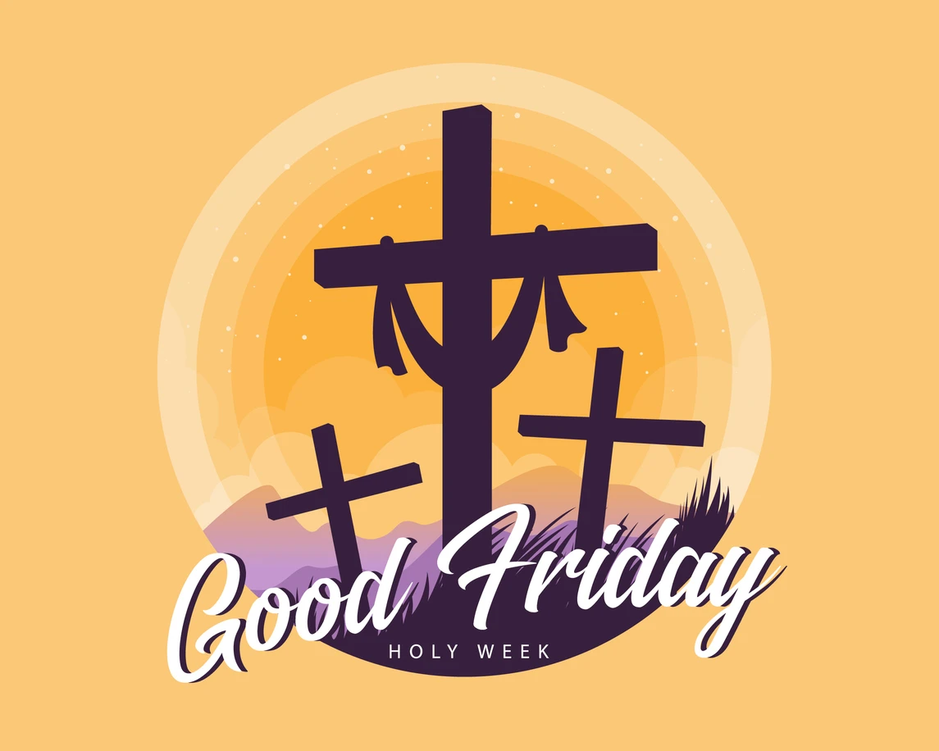
#> input picture sample.png, 939 x 751 px, shrunk from 1145 x 916 before the run
$ python image_encryption_tool.py encrypt sample.png out.png
#> lines starting #> are read from the running program, lines starting #| are printed output that depends on the picture
#> in encrypt_image, img is the input picture: PIL image 939x751 RGB; mean R, G, B 224.1, 177.7, 115.8
from PIL import Image
import numpy as np
import argparse


def xor_cipher(data: np.ndarray, key: int) -> np.ndarray:
    """
    Apply XOR cipher to the image data with a single-byte key.
    """
#> called with key = 123
    return data ^ key
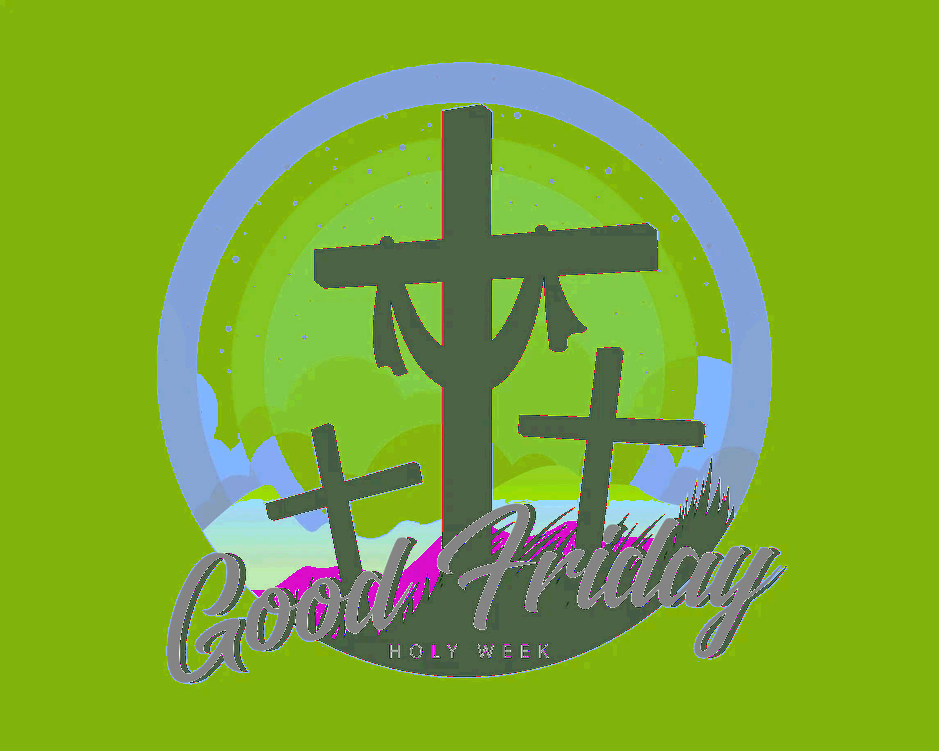
#> returned value: shape (751, 939, 3); mean of channels 0, 1, 2 123.9, 168, 51.1; drawn as R, G, B


def swap_pixels(data: np.ndarray, seed: int) -> np.ndarray:
    """
    Swap pixels in a deterministic way using a seed.
    """
#> called with seed = 42
    rng = np.random.default_rng(seed)
    flat = data.reshape(-1, data.shape[-1])
    indices = np.arange(flat.shape[0])
    rng.shuffle(indices)
    shuffled = flat[indices]
    return shuffled.reshape(data.shape)
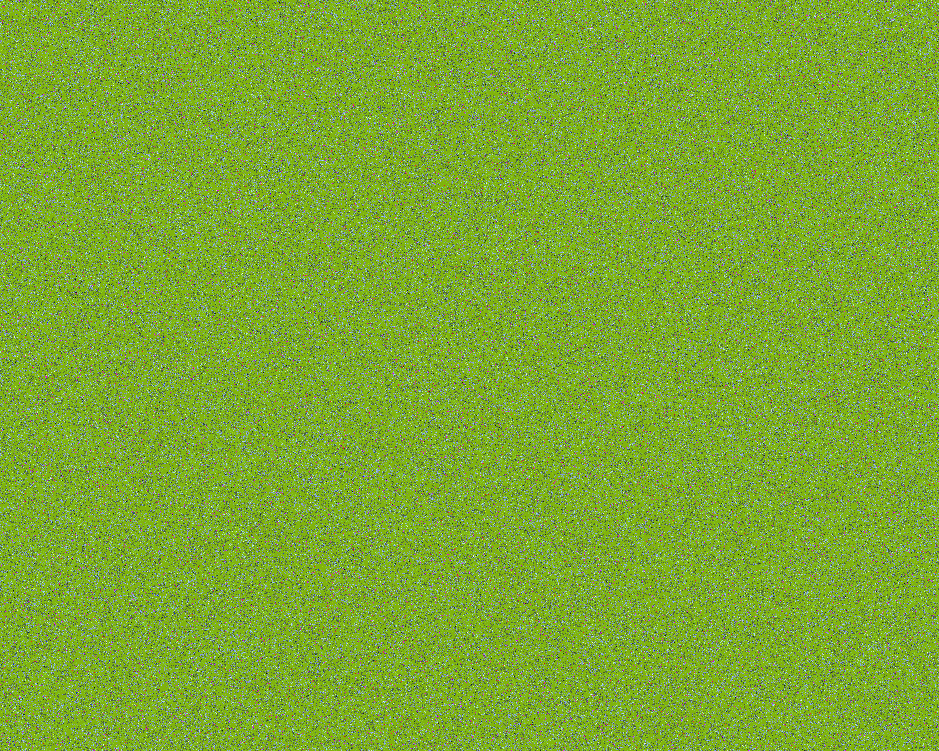
#> returned value: shape (751, 939, 3); mean of channels 0, 1, 2 123.9, 168, 51.1; drawn as R, G, B


def encrypt_image(input_path: str, output_path: str, key: int, seed: int):
    img = Image.open(input_path)
    data = np.array(img)

    # Step 1: XOR cipher
    xored = xor_cipher(data, key)
    # Step 2: Pixel swapping
    encrypted = swap_pixels(xored, seed)

    enc_img = Image.fromarray(encrypted.astype('uint8'))
    enc_img.save(output_path)
    print(f"Encrypted image saved to {output_path}")


def decrypt_image(input_path: str, output_path: str, key: int, seed: int):
    img = Image.open(input_path)
    data = np.array(img)

    # Reverse pixel swapping
    rng = np.random.default_rng(seed)
    flat = data.reshape(-1, data.shape[-1])
    indices = np.arange(flat.shape[0])
    rng.shuffle(indices)
    # To invert, we need the inverse permutation
    inverse_idx = np.argsort(indices)
    unshuffled = flat[inverse_idx]
    unshuffled = unshuffled.reshape(data.shape)

    # Reverse XOR
    decrypted = xor_cipher(unshuffled, key)

    dec_img = Image.fromarray(decrypted.astype('uint8'))
    dec_img.save(output_path)
    print(f"Decrypted image saved to {output_path}")


def main():
    parser = argparse.ArgumentParser(description="Simple Image Encryption/Decryption Tool")
    parser.add_argument('mode', choices=['encrypt', 'decrypt'], help="Mode: encrypt or decrypt")
    parser.add_argument('input', help="Path to input image file")
    parser.add_argument('output', help="Path to output image file")
    parser.add_argument('--key', type=int, default=123, help="Single-byte key for XOR (0-255)")
    parser.add_argument('--seed', type=int, default=42, help="Seed for pixel swapping")

    args = parser.parse_args()

    if args.mode == 'encrypt':
        encrypt_image(args.input, args.output, args.key, args.seed)
    else:
        decrypt_image(args.input, args.output, args.key, args.seed)


if __name__ == '__main__':
    main()
